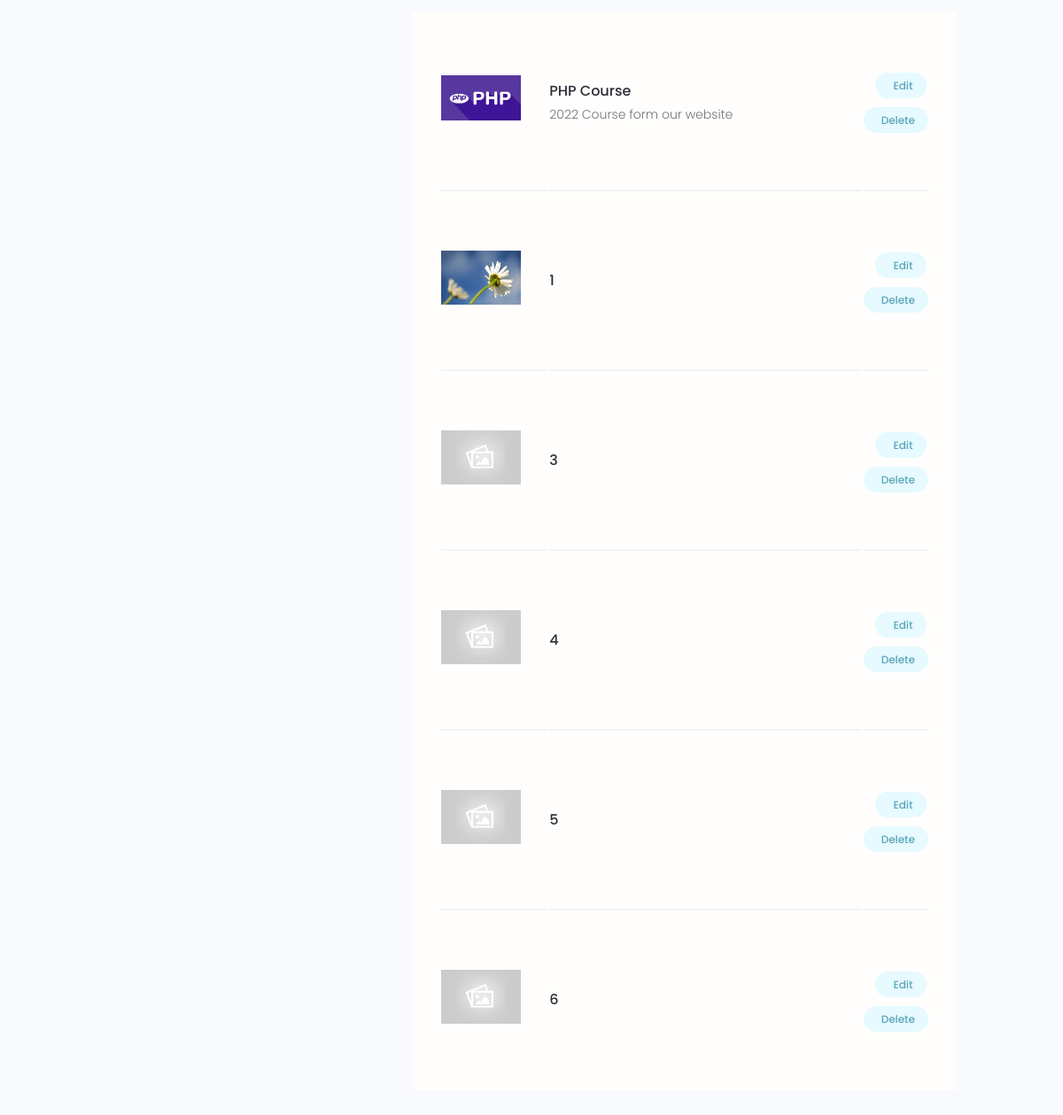
/account/ (signed in, lower part), run on an earlier commit of the app's database.
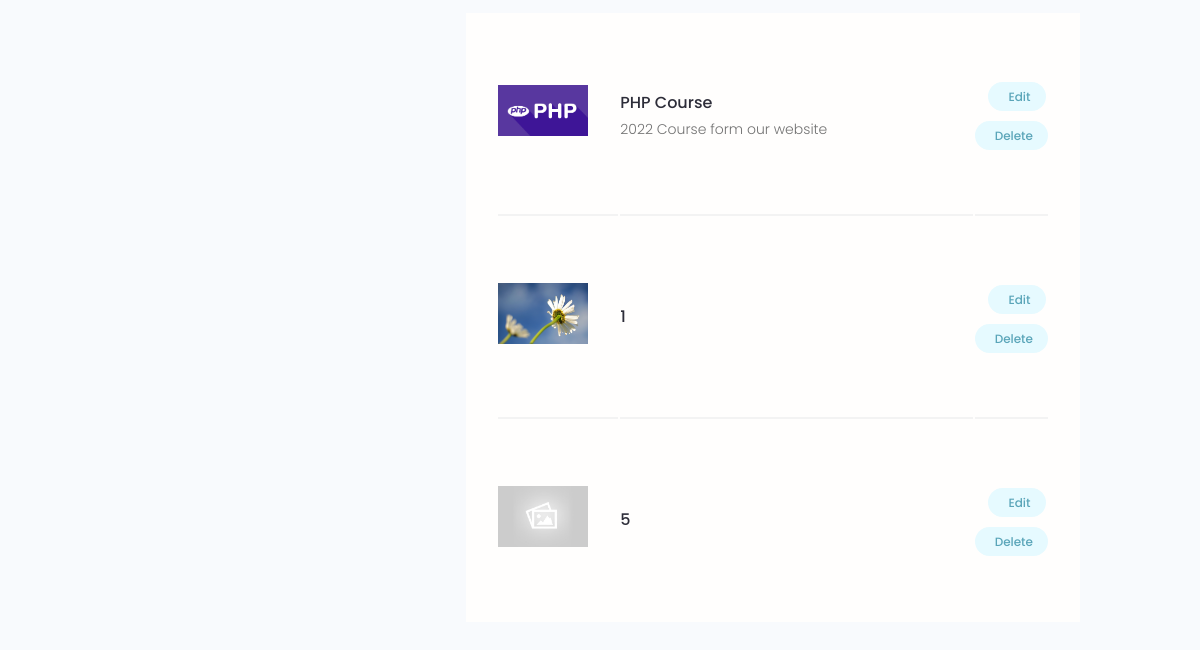
And on a later commit of the database.
### dev_projects/models.py (models this page shows, shortened)
class Project(models.Model):
    owner = models.ForeignKey(Profile,null=True,blank=True,on_delete=models.SET_NULL,verbose_name='مالک پروژه')
    title = models.CharField(max_length=200,verbose_name='عنوان')
    description = models.TextField(null=True,blank=True,verbose_name='توضیحات')
    featured_image = models.ImageField(null=True,blank=True,default="default.jpg",verbose_name='تصویر')
    demo_link = models.CharField(max_length=2000, null=True,blank=True,verbose_name='دمولینک')
    source_link = models.CharField(max_length=2000, null=True,blank=True,verbose_name='آدرس لینک')
    id = models.UUIDField(default=uuid.uuid4,unique=True,primary_key=True,editable=False)
    created = models.DateTimeField(auto_now_add=True)
    tags = models.ManyToManyField('Tag',blank=True)
    vote_total = models.IntegerField(default=0 ,null=True ,blank=True)
    vote_ratio = models.IntegerField(default=0 ,null=True ,blank=True)
    class Meta:
        ordering = ['-vote_total','-vote_ratio','title']
        verbose_name ='پروژه'
        verbose_name_plural ='بخش پروژه'
    @property
    def imageURL(self):
        try:
            url = self.featured_image.url
        except:
            url = ''
        return url

### dev_users/views.py (the view)
# urls.py: path('account/',views.userAccount,name="user_account"),
def userAccount(request):
    profile = request.user.profile
    skills = profile.skill_set.all()
    projects = profile.project_set.all()
    context = {
        'profile': profile,
        'skills': skills,
        'projects': projects
    }
    return render(request, 'Users/userAccount.html', context)

### dev_users/models.py (called while the page is built)
    @property
    def imageURL(self):
        try:
            url = self.profile_image.url
        except:
            url = ''
        return url

### dev_users/templates/Users/userAccount.html (shortened to what this page needs)
{% extends 'Shared/main.html' %}
{% block content %}
    <main class="settingsPage profile my-md">
        <div class="container">
            <div class="layout">
                <div class="column column--1of3">
                </div>
                <div class="column column--2of3">
                    <table class="settings__table">
                        {% for project in projects %}
                        <tr>
                            <td class="settings__thumbnail">
                                <a href="{% url 'single-project' project.id %}"><img src="{{project.imageURL}}" alt="Project Thumbnail"/></a>
                            </td>
                            <td class="settings__tableInfo">
                                <a href="{% url 'single-project' project.id %}">{{ project.title}}</a>
                                <p>{{ project.description|slice:"150" }}</p>
                            </td>
                            <td class="settings__tableActions">
                                <a class="tag tag--pill tag--main settings__btn" href="{% url 'update-project' project.id %}">
                                    Edit</a>
                                <a class="tag tag--pill tag--main settings__btn" href="{% url 'delete-project' project.id %}?next=/account/">
                                    Delete</a>
                            </td>
                        </tr>
                        {% endfor %}
                    </table>
                </div>
            </div>
        </div>
    </main>
{% endblock content %}

What changed in the data, as far as the page shows it:
removed Project: imageURL (placeholder picture), title "3"
removed Project: imageURL (placeholder picture), title "4"
removed Project: imageURL (placeholder picture), title "6"
